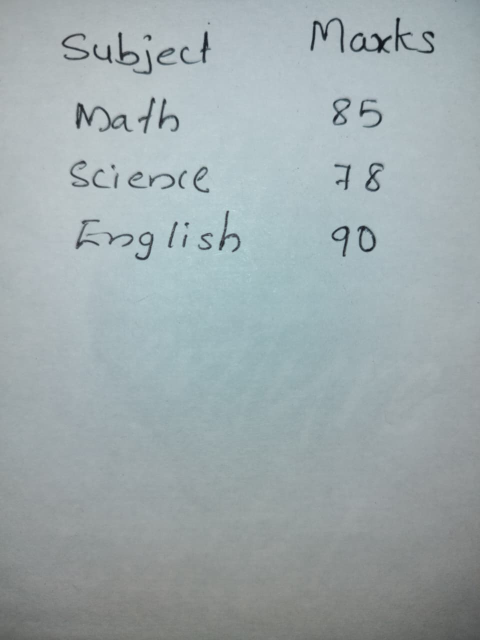
#> input picture marks.jpg, 960 x 1280 px (shown at 1/2 size)
$ python -i marks_reader.py   (imports and definitions only)
#> lines starting #> are read from the running program, lines starting #| are printed output that depends on the picture; after the words box and inside, x2 and y2 are one past the last pixel; in counts of white or black regions, pixels touching at a corner belong together
#> in read_marks, img is the input picture: shape (1280, 960, 3); mean B, G, R 172.8, 170.3, 158.6
import cv2
import easyocr
import re

IMAGE_PATH = "marks.jpg"

# [1 line that did not run here, left out]

def preprocess(img):
    gray = cv2.cvtColor(img, cv2.COLOR_BGR2GRAY)

    blur = cv2.GaussianBlur(gray,(5,5),0)

    thresh = cv2.adaptiveThreshold(
        blur,
        255,
        cv2.ADAPTIVE_THRESH_MEAN_C,
        cv2.THRESH_BINARY,
        15,
        3
    )
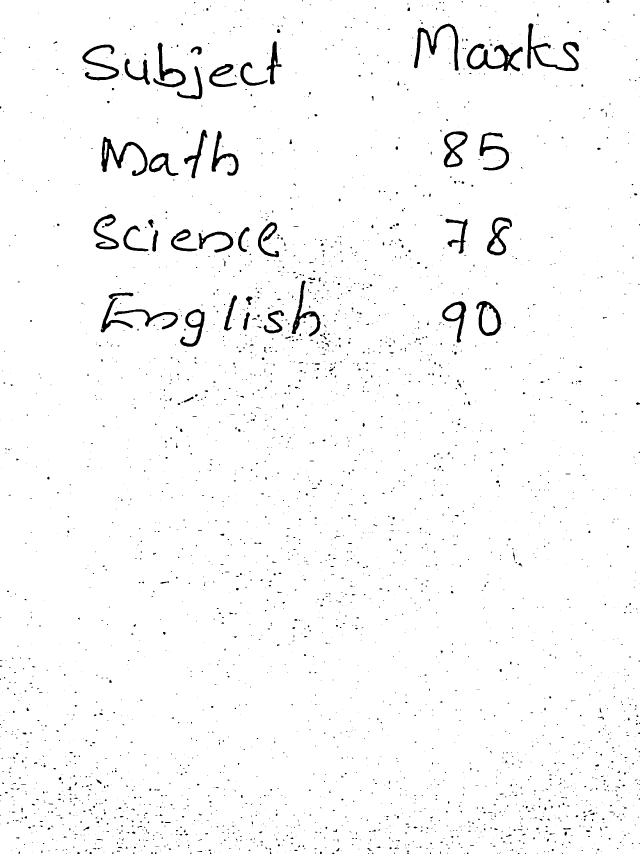
#> thresh: shape (2560, 1920) (shown at 1/3 size); 97.7% white; 3424 black regions (2921 under 20 px), largest, box (x1, y1, x2, y2) and area: (1400, 131, 1568, 214) 4601, (1582, 70, 1737, 213) 4522, (304, 410, 443, 528) 4375

    return thresh


def read_marks(image_path):

    img = cv2.imread(image_path)
    img = cv2.resize(img,None,fx=2,fy=2)

    processed = preprocess(img)

    results = reader.readtext(processed)

    print("\n--- OCR DETECTIONS ---\n")

    marks = {}

    for (bbox, text, prob) in results:

        print(text, " confidence:", prob)

        text = text.lower()

        # detect absent
        if "ab" in text:
            num = re.findall(r'\d+', text)
            if num:
                marks[int(num[0])] = "Ab"
            continue

        # detect digits
        nums = re.findall(r'\d+', text)

        if len(nums) >= 2:
            student = int(nums[0])
            mark = nums[1]

            marks[student] = mark

    return marks


def print_table(marks):

    print("\nFINAL MARKS TABLE\n")

    if len(marks)==0:
        print("No marks detected")
        return

    for student in sorted(marks.keys()):
        print(f"Student {student} : {marks[student]}")


# [1 line that did not run here, left out]
# [1 line not run here, left out]

>>> result = read_marks('marks.jpg')
#> (the run stopped early here; a loop or call above may not have finished)

$ run again, on mark.jpg
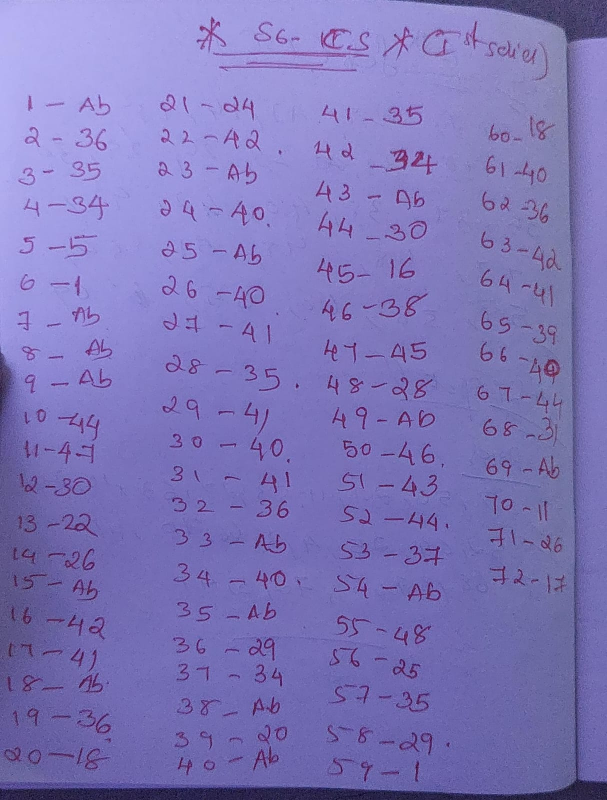
#> input picture mark.jpg, 1213 x 1600 px (shown at 1/2 size)
#> in read_marks, img is the input picture: shape (1600, 1213, 3); mean B, G, R 184.5, 117.8, 125.7
#> img: shape (3200, 2426, 3)
#> in preprocess, `gray = cv2.cvtColor(img, cv2.COLOR_BGR2GRAY)`:
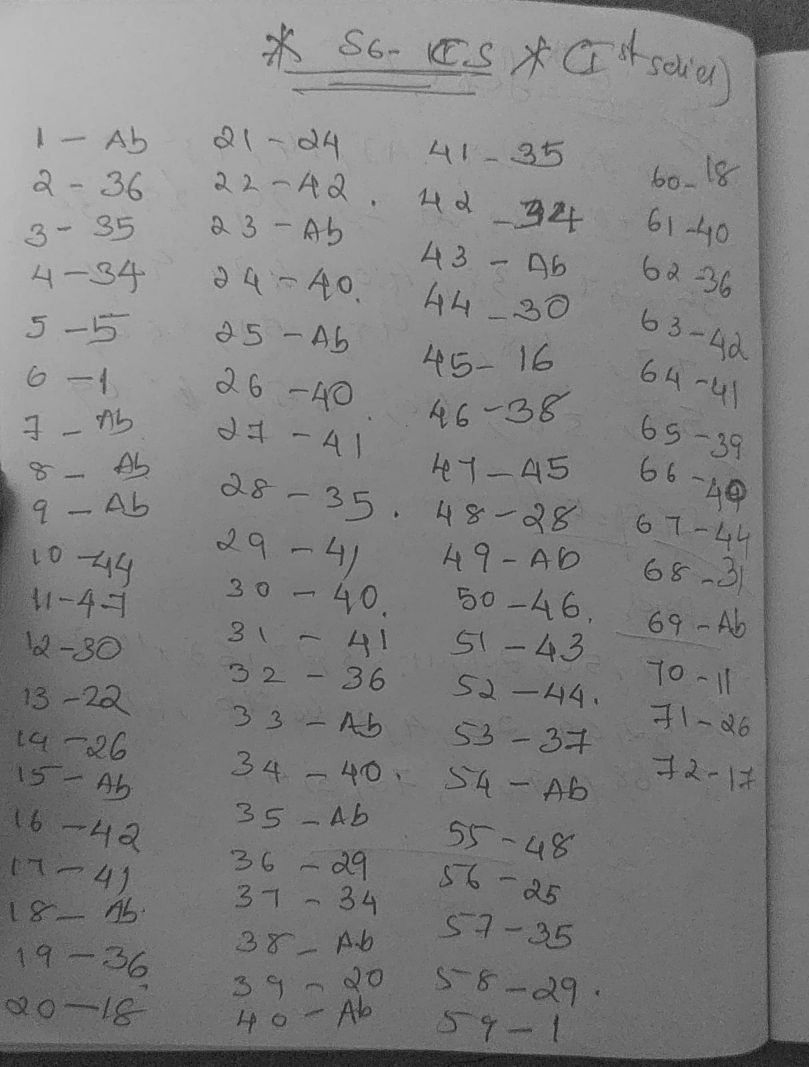
#> gray: shape (3200, 2426) (shown at 1/3 size); min 7, max 201, mean 127.8
#> in preprocess, `thresh = cv2.adaptiveThreshold( blur, 255, cv2.ADAPTIVE_THRESH_MEAN_C,..`:
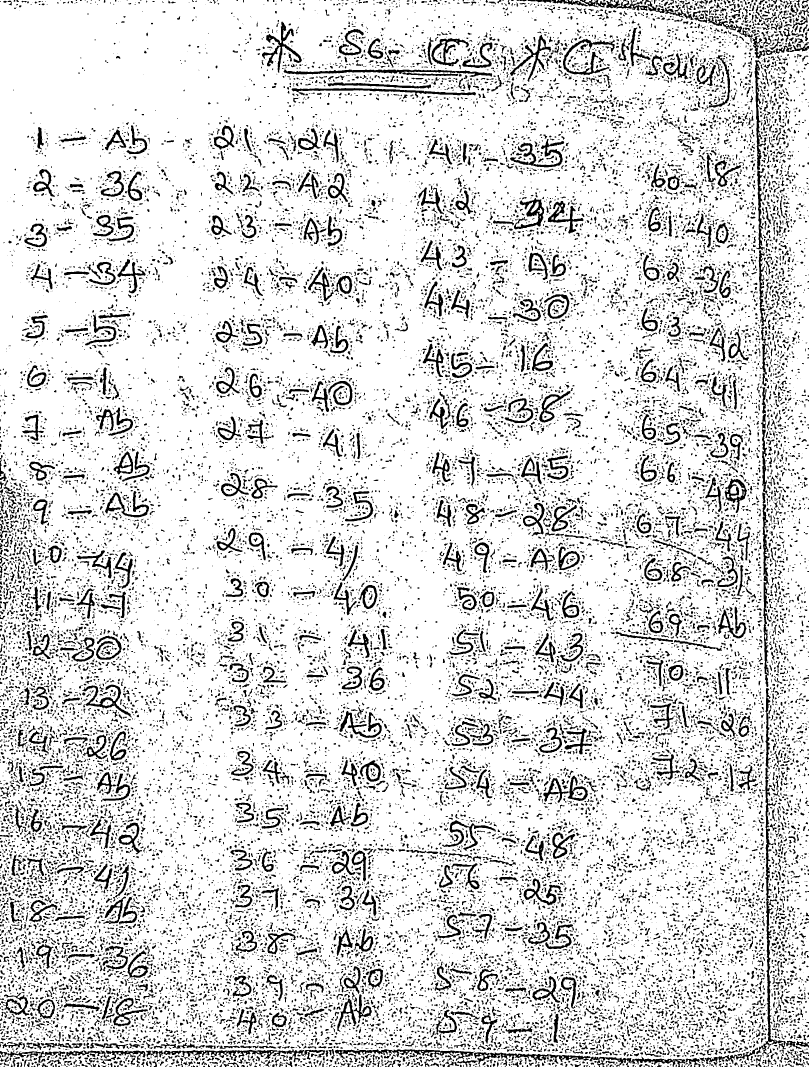
#> thresh: shape (3200, 2426) (shown at 1/3 size); 85.2% white; 29787 black regions (16744 under 20 px), largest, box (x1, y1, x2, y2) and area: (2268, 2064, 2405, 3168) 9796, (1422, 3156, 1894, 3200) 5100, (2264, 180, 2299, 751) 5016

$ run again, on digit.png
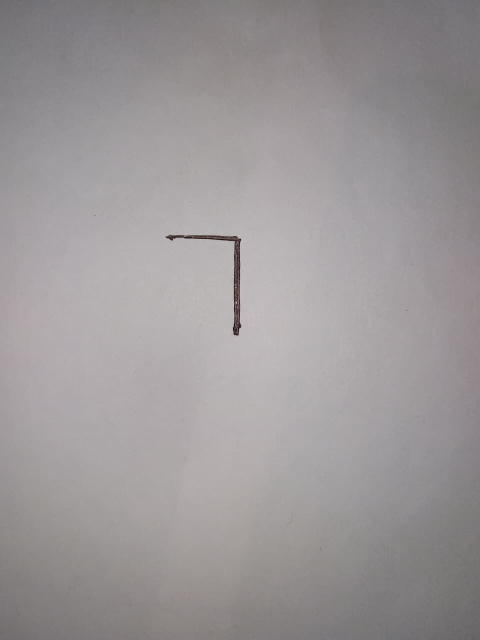
#> input picture digit.png, 960 x 1280 px (shown at 1/2 size)
#> in read_marks, img is the input picture: shape (1280, 960, 3); mean B, G, R 152.8, 151.7, 155.9
#> img: shape (2560, 1920, 3)
#> in preprocess, `thresh = cv2.adaptiveThreshold( blur, 255, cv2.ADAPTIVE_THRESH_MEAN_C,..`:
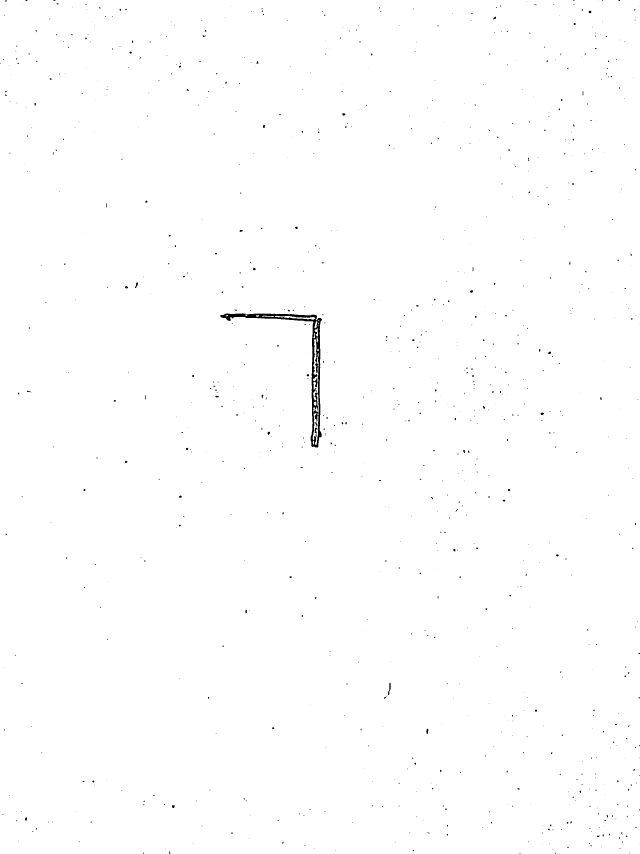
#> thresh: shape (2560, 1920) (shown at 1/3 size); 99.6% white; 962 black regions (878 under 20 px), largest, box (x1, y1, x2, y2) and area: (661, 940, 966, 1343) 9796, (1164, 2048, 1172, 2085) 127, (405, 847, 414, 864) 74
